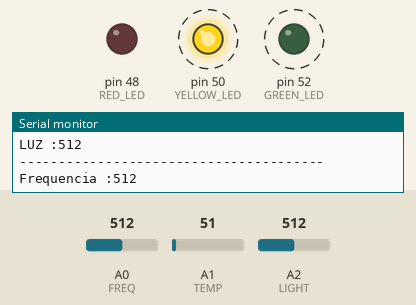
Recording of a sketch running on a simulated Arduino Mega 2560, built with avr-gcc and run on an emulated ATmega2560. Parts: output pins drawn as LEDs (lit = HIGH), the last lines printed to the serial monitor. Dashed ring = blinking. The test bench sets the inputs (shaded band); at power-on: A0 (FREQ) = 512, A1 (TEMP) = 51, A2 (LIGHT) = 512.

Above: at 2.8 s.
2.9 s: A0 (FREQ) set to 0
At 5.1 s:
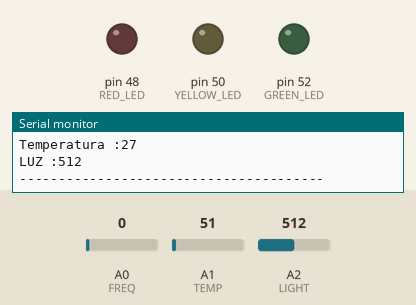
5.6 s: A0 (FREQ) set to 18
At 6.08 s:
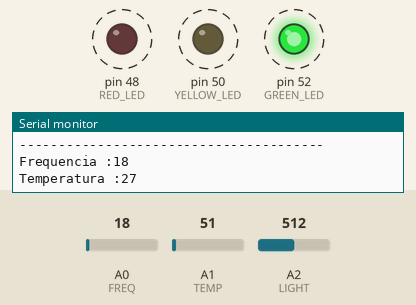
9.1 s: A1 (TEMP) set to 15
12.6 s: A2 (LIGHT) set to 0
19.1 s: A2 (LIGHT) set to 18
22.6 s: A1 (TEMP) set to 30
Timing chart, 0 to 30.1 s (numbered marks = the images above; inputs shaded):
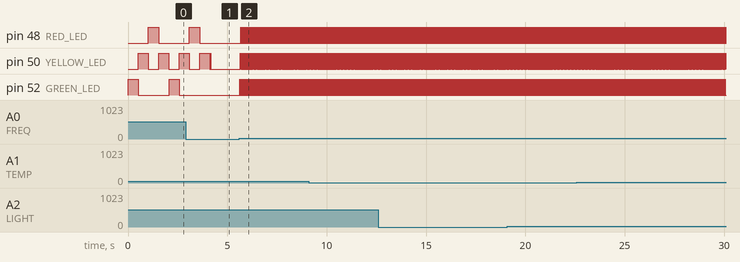

Measured:
- after the input at 2.9 s, pin 48 (RED_LED): goes on until 3.6 s, then stays LOW; pin 52 (GREEN_LED): stays LOW (without the input it goes to HIGH after 1.2 s)
- after the input at 5.6 s, pin 48 (RED_LED): alternates HIGH for 0.02 s and LOW for 0.07 s, starting after 0.07 s; pin 50 (YELLOW_LED): alternates HIGH for 0.02 s and LOW for 0.02 s, starting after 0.05 s; pin 52 (GREEN_LED): alternates HIGH for 0.02 s and LOW for 0.07 s, starting at once
- by itself, pin 50 (YELLOW_LED): alternates HIGH for 0.51 s and LOW for 0.52 s
- by itself, pin 52 (GREEN_LED): alternates HIGH for 0.51 s and LOW for 1.6 s

The sketch:

main.ino
```cpp
#include <stdio.h>

const int YELLOW_LED = 50;
const int GREEN_LED = 52;
const int RED_LED = 48;
const int TEMP = A1;
const int FREQ = A0;
const int LIGHT = A2;
int BLINK_INTERVAL = 0;
int ACTUAL_TEMP = 0;
int menorValorTemp = 9999;
int valorSensorTemp = 0;

void setup() {
	pinMode(GREEN_LED, OUTPUT);
	pinMode(YELLOW_LED, OUTPUT);
	pinMode(RED_LED, OUTPUT);
	Serial.begin(9600);
}

void loop() {
	Serial.print("\nFrequencia :");
	BLINK_INTERVAL = analogRead(FREQ);
	Serial.print(BLINK_INTERVAL);
	blink(GREEN_LED);
	blink(YELLOW_LED);
	blink(RED_LED);
	blink(YELLOW_LED);
	menorValorTemp = 9999;
	for (int i = 1; i <= 8; i++) {
		valorSensorTemp = analogRead(TEMP);
		valorSensorTemp *= 0.54;
		if (valorSensorTemp < menorValorTemp) {
			menorValorTemp = valorSensorTemp;
		}
	}

/*

testar isso aqui

Serial.println('/n'); // print as an ASCII-encoded decimal
Serial.println('/n', DEC); // print as an ASCII-encoded decimal
Serial.println('/n', HEX); // print as an ASCII-encoded hexadecimal
Serial.println('/n', OCT); // print as an ASCII-encoded octal
Serial.println('/n', BIN); // print as an ASCII-encoded binary

*/
	Serial.print("\nTemperatura :");
	Serial.print(menorValorTemp);
	Serial.print("\nLUZ :");
	Serial.print(analogRead(LIGHT));
	Serial.print("\n\n---------------------------------------");

}

void blink(int pin) {
	digitalWrite(pin, HIGH);
	delay(BLINK_INTERVAL);
	digitalWrite(pin, LOW);
}
```
